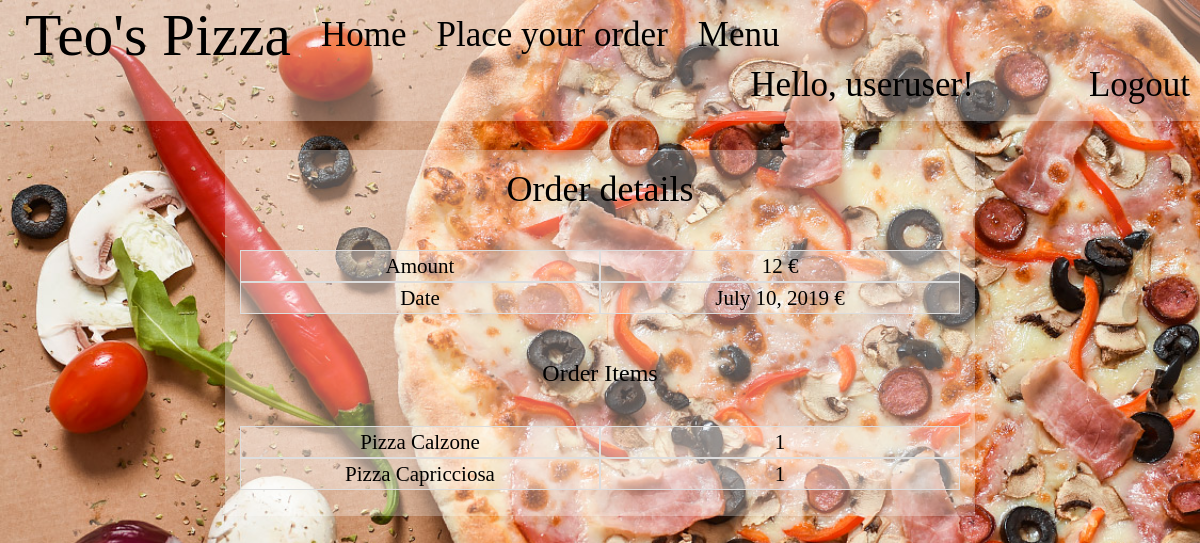
/order/order_summary/15/ (signed in), run on the app's committed database.
### order/models.py (models this page shows, shortened)
class Order(models.Model):
    user = models.ForeignKey(User, on_delete=models.CASCADE)
    address = models.CharField(max_length = 30)
    comment = models.TextField(blank=True)
    objects = OrdersQuerySet.as_manager()
    date = models.DateField(auto_now_add=True)
    def get_amount(self):
        return sum([Pizza.objects.get(pk=ol.pizza_type.id).price for ol in self.order_items.all()])

class OrderItem(models.Model):
    pizza_type = models.ForeignKey(Pizza, on_delete=models.CASCADE)
    quantity = models.IntegerField(validators=[MinValueValidator(0),
                                            MaxValueValidator(10)])
    order = models.ForeignKey(Order, related_name='order_items',
                                    on_delete=models.CASCADE, editable=False)

class Pizza(models.Model):
    name = models.CharField (max_length = 30)
    description = models.TextField()
    price = models.IntegerField(validators=[MinValueValidator(0),
                                            MaxValueValidator(30)])
    img_url = models.CharField(max_length = 50, default = "bg1.jpg")
    def get_absolute_url(self):
        return reverse('pizza_details', args=[self.id])

### order/views.py (the view)
# urls.py: re_path(r'^order_summary/(?P<id>\d+)/$', order_summary, name="order_summary"),
@login_required
def order_summary(request, id):
    order = get_object_or_404(Order, pk=id)
    order_items = OrderItem.objects.all().filter(order=order)
    if not request.user == order.user:
        raise PermissionDenied
    return render(request, "orders/order_summary.html", {'order': order,
                                                'order_items': order_items})

### order/templatetags/pizza_extras.py (called while the page is built)
@register.inclusion_tag('orders/pizza_listing.html')
def pizza_list():
    pizzas = Pizza.objects.all()
    return {'pizza_list' : pizzas}

### templates/orders/order_summary.html (shortened to what this page needs)
{% extends 'base.html' %}
{% load crispy_forms_tags %}
{% block styling %}
{{ block.super }}
{% endblock styling %}
{% block content %}
<h1>Order details</h1><br>
  <div class="form-row">
    <div class="col-sm-6 table-bordered">Amount</div>
    <div class="col-sm-6 table-bordered">{{ order.get_amount }} &euro;</div>
  </div>
  <div class="form-row">
    <div class="col-sm-6 table-bordered">Date</div>
    <div class="col-sm-6 table-bordered">{{ order.date }} &euro;</div>
  </div>
<br><br><br>
  <h3>Order Items</h3>
  <br>
  {% for ol in order_items %}
  <div class="form-row">
    <div class="col-sm-6 table-bordered" >
      {{ ol.pizza_type.name }}
    </div>
    <div class="col-sm-6 table-bordered">
      {{ ol.quantity }}
    </div>
  </div>
  {% endfor %}
<br><br><br>
{% endblock %}

### templates/base.html (shortened to what this page needs)
{% load static %}
{% load pizza_extras %}
<!DOCTYPE html>
<html lang="en">
<head>
  <link rel="stylesheet" href="https://maxcdn.bootstrapcdn.com/bootstrap/3.4.0/css/bootstrap.min.css">
  {% block styling %}
    <link rel="stylesheet" href="/static/css/basestyle.css">
  {% endblock styling %}
</head>
<body>
<nav class="navbar transparent navbar-fixed-top">
  <div class="navbar-header">
    <a class="navbar-brand navbutton" href="{% url 'welcome' %}">Teo's Pizza</a>
  </div>
  <div class="collapse navbar-collapse">
  <ul class="nav navbar-nav">
    <li><a class="navbutton" href="{% url 'client_home' %}">Home</a></li>
    <li><a class="navbutton" href="{% url 'place_order' %}">Place your order</a></li>
    <li class="dropdown"><a class="dropdown-toggle navbutton" data-toggle="dropdown" href="#">Menu</a>
     </li>
   </ul>
   <ul class="nav navbar-nav navbar-right">
          {% if user.is_authenticated %}
            <li><div id="hello">Hello, {{ user }}!</div></li>
            <li><a class="navbutton" href="{% url "client_logout" %}">Logout</a></li>
          {% else %}
            <li><a class="navbutton" href="{% url "client_login" %}">Login</a></li>
          {% endif %}
   </ul>
   </div>
</nav>
<div class="container container-bg">
      {% block content %}
      {% endblock %}
</div>
</body>
</html>

### static/css/basestyle.css (style rules this page uses)
body { color: black; text-align: center; background: url(../img/bg1.jpg) no-repeat center center fixed; background-size: cover; }
.navbar-fixed-top.transparent { padding:10px; background: rgba(255, 255, 255, 0.3); font-family: "Marker Felt"; font-size: 35px; }
.navbar-brand { font-size:170%; }
.dropdown { width = 300px; }
a { color: black !important; }
#hello { color: black; margin-right: 100px; }

### templates/base.html (style rules this page uses)
a { color: black; }

### templates/orders/order_summary.html (style rules this page uses)
.container { margin-top: 150px; font-family: "Chalkduster"; font-size: 150%; max-width:750px; background: rgba(255, 255, 255, 0.3); }
.col-sm-6 { background: rgba(255, 255, 255, 0.3) }

### data on the page
Order: get_amount "12", date "July 10, 2019"
OrderItem: pizza_type.name "Pizza Calzone", quantity "1"
OrderItem: pizza_type.name "Pizza Capricciosa", quantity "1"

### other printed values
{{ user }} "useruser"
